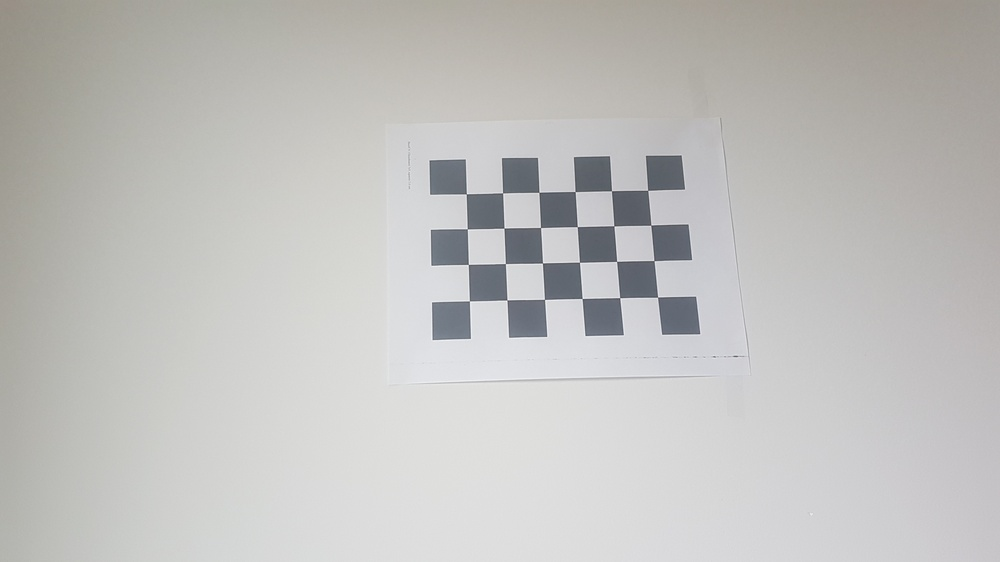
#> input picture transforms/images/20200421_131138.jpg, 1000 x 562 px, shrunk from 2560 x 1440 before the run; its folder holds 4 pictures in this run
$ python calibration.py
#> lines starting #> are read from the running program, lines starting #| are printed output that depends on the picture
#Jeremiah Hsieh Camera Calibration Chessboard Corner Detection
#program gets images of chessboard at different angles from images folder and calculates camera distortion and matrix
#apparently you are not supposed to look for the whole board just for the fully conncted squares inside? os on an 8x8 board you only look for 7x7?
#this program calculates the camera pinhole matrices parameters used to help in undistort images
#this is done but utilizing known parameters (in this case, chessboard square real size/shape) and checking for any inconsistencies in the image taken
#inconsistencies are compensated for and undistorted to the known chessboard size


import numpy as np
import cv2 as cv
import os
import pickle


#chessboard corners dimesions

#store image points
#3d points
objpoints = []
#2d points
imgpoints = []

#3d points storage
#REMEMBER IT'S ENCLOSED CORNERS NOT SQUARES
#hence why dimensions are 4x6 not 5x7
#stores corresponding 3d points
objset = np.zeros((4 * 6, 3), np.float32)
#write coordinates of 6x4 chessboard corners
objset[:, :2] =  np.mgrid[0:6, 0:4].T.reshape(-1,2)

#relative path folder to search for images
# images = glob.glob('/images/*.jpg')
directory = os.path.dirname(__file__)
images_path = os.path.join(directory, 'images')
# images_path = r'C:\Users\Nekaz\Desktop\masters project other copy\Camera callibration\images'
#loop through all images in folder
count = 0
for fname in os.listdir(images_path):
    #check if file is jpg
        if fname.endswith("jpg"):
            #read image
            img = cv.imread(os.path.join(images_path, fname))
#> img is the input picture: shape (562, 1000, 3); mean B, G, R 189.6, 191.7, 192.3
            #convert to grayscale
            gray = cv.cvtColor(img, cv.COLOR_BGR2GRAY)
            #get corners of known size chessboard
            ret, corners = cv.findChessboardCorners(gray, (6,4), None)
#> ret = True; corners = 24 rows, first 8: [466.3, 193.9], [502.6, 193], [539, 192.3], [575.1, 191.7], [611.5, 190.9], [648, 190.4], [467.4, 229], [504, 228]
            #store point values if corners are found
            if ret == True:
                #stores 2d points
                imgpoints.append(corners)
                #stores 3d points
                objpoints.append(objset)
            count +=1

            # [7 lines of commented-out code are left out]
cv.destroyAllWindows()


#save example of found corners
cv.imwrite( "foundcorners.jpg", img)
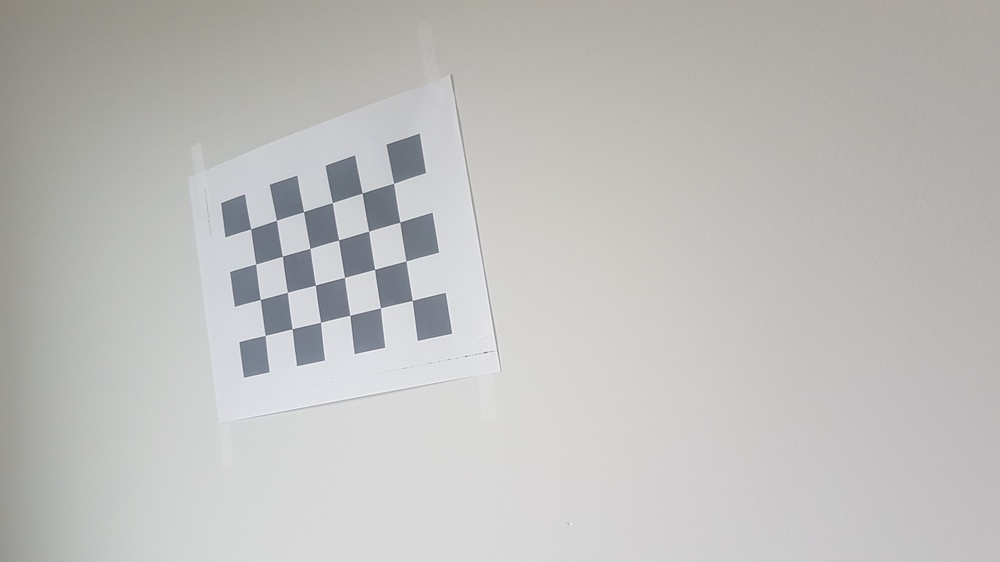
#> saved as foundcorners.jpg: shape (562, 1000, 3); mean B, G, R 188.2, 190, 190.5
shape = (img.shape[1], img.shape[0])
#> shape = (1000, 562)
#estimate camera parameters with chessboard points
ret, matrix, distortion, rvectors, tvectors = cv.calibrateCamera(objpoints, imgpoints, shape, None, None)
#save calibration data as pickle file for later usage
data = {}
data["matrix"] = matrix
data["distortion"] = distortion
destination = 'pickle.p'
pickle.dump(data, open( destination, "wb" ) )
